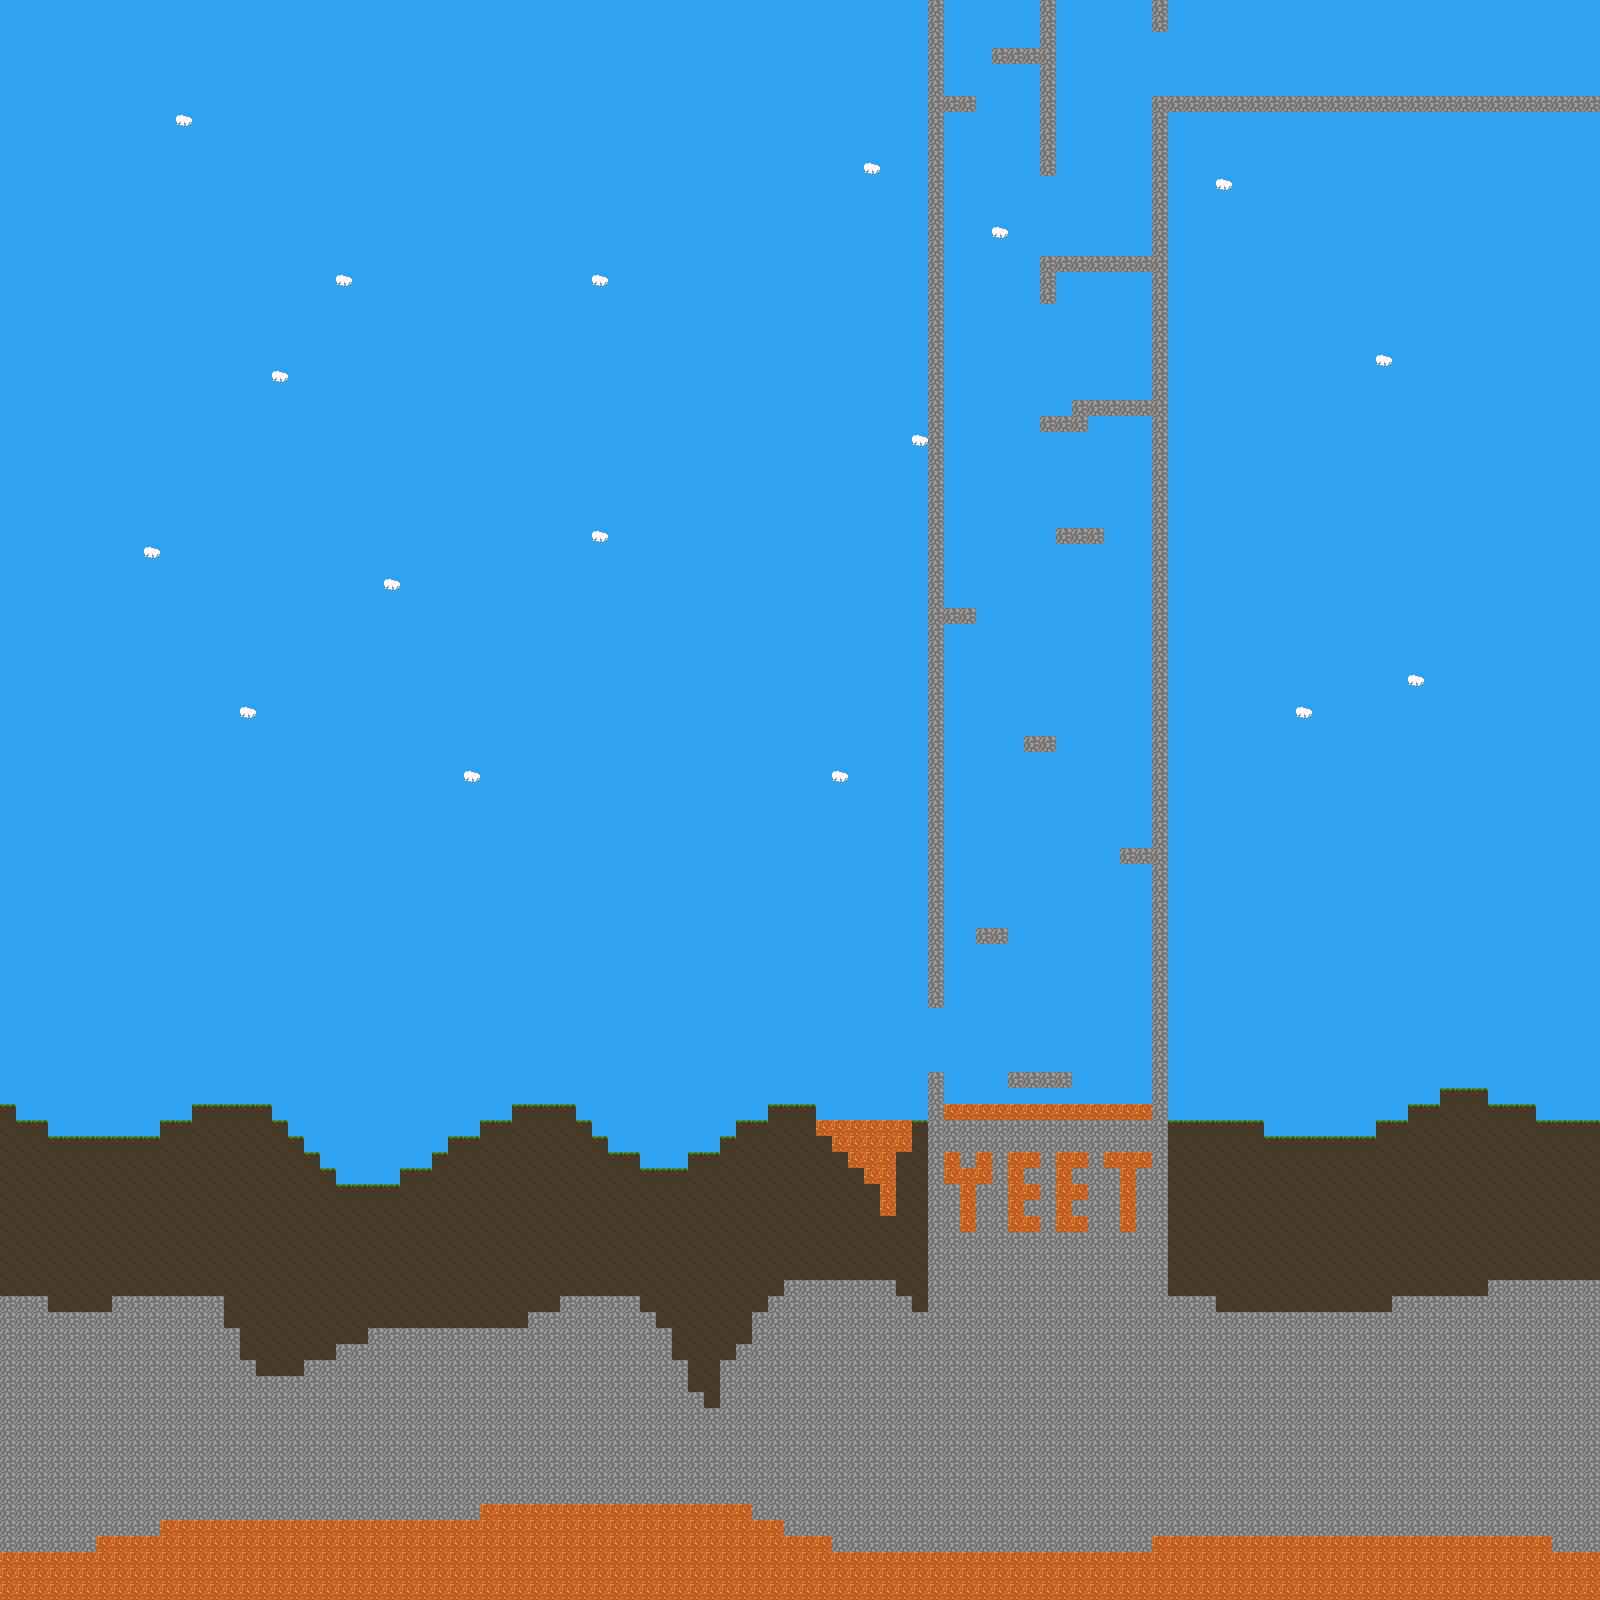

A 2D game scene composited from a Tiled map and its tileset images. What follows is a short description and the map's XML, with each tile layer's data collapsed to a summary:
An orthogonal 100x100 tile map with 16x16 px tiles, 2 tile layers (Tile Layer 1, Tile Layer 2).

<map version="1.0" tiledversion="1.0.3" orientation="orthogonal" renderorder="right-down" width="100" height="100" tilewidth="16" tileheight="16" nextobjectid="1">
 <tileset firstgid="1" name="Tiles" tilewidth="16" tileheight="16" tilecount="6" columns="6">
  <image source="tiles.png" width="96" height="16" />
 </tileset>
 <layer name="Tile Layer 1" width="100" height="100">
  <data>[10000 cells, 10000 non-empty, 1 distinct tile ids]</data>
 </layer>
 <layer name="Tile Layer 2" width="100" height="100">
  <data>[10000 cells, 3196 non-empty, 5 distinct tile ids]</data>
 </layer>
</map>
